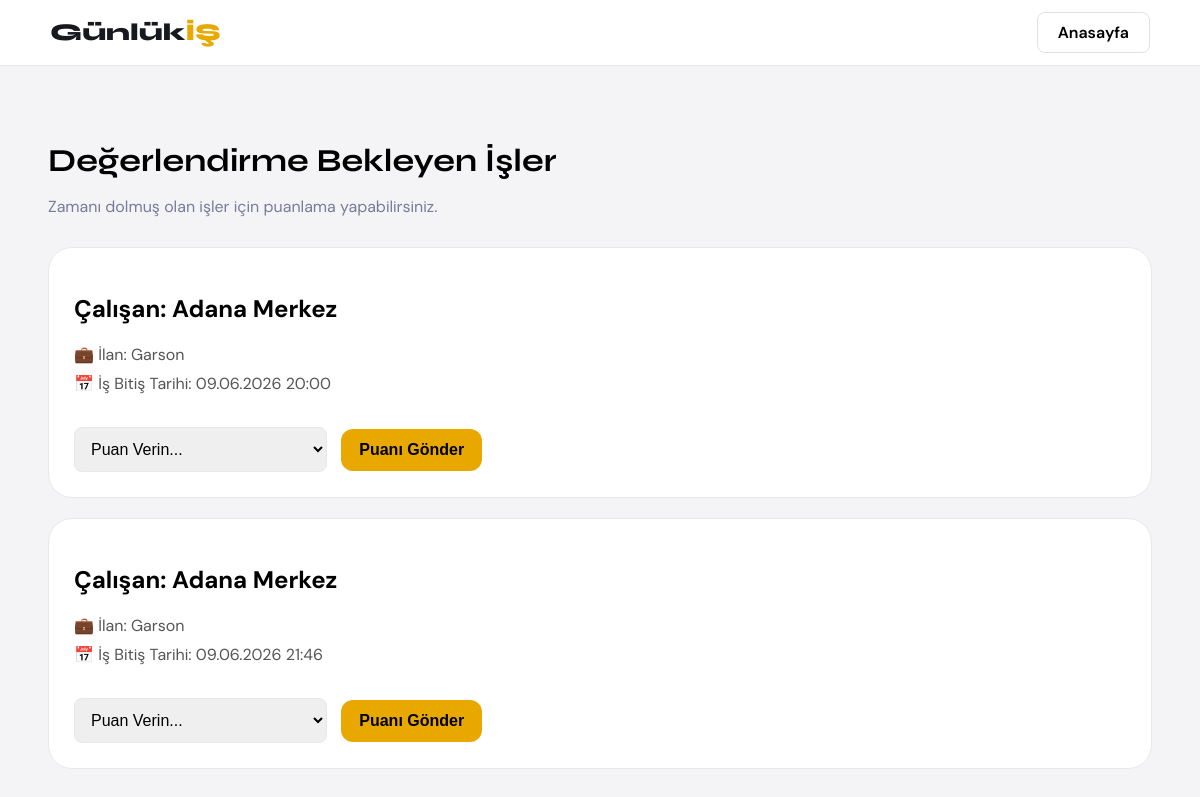
/puanla/ (signed in), run on an earlier commit of the app's database.
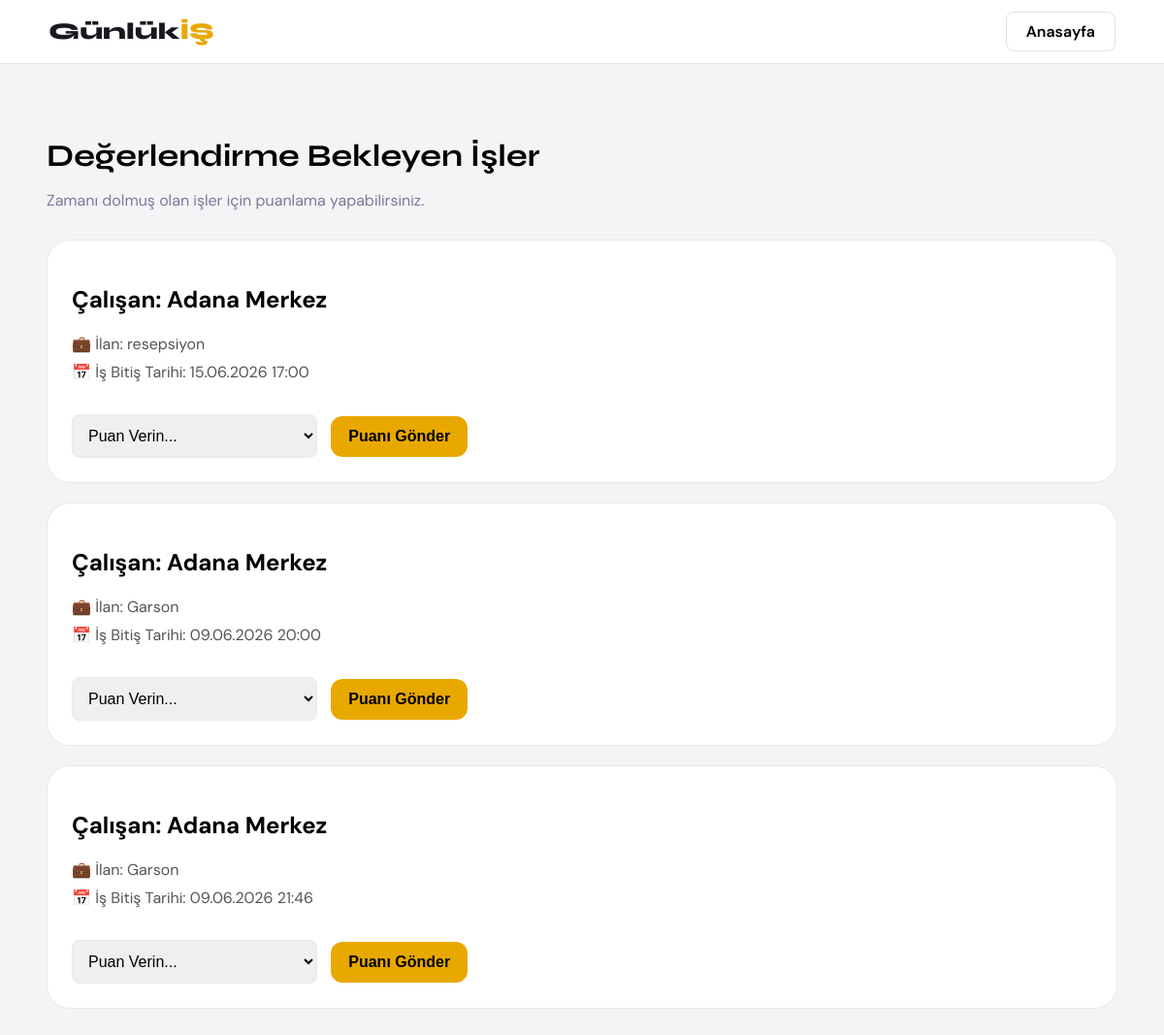
And on a later commit of the database.
### main/models.py (models this page shows, shortened)
class Basvuru(models.Model):
    kullanici = models.ForeignKey(
        Kullanici,
        on_delete=models.CASCADE
    )
    ilan = models.ForeignKey(
        Ilan,
        on_delete=models.CASCADE
    )
    basvuru_tarihi = models.DateTimeField(
        auto_now_add=True
    )
    durum = models.CharField(
        max_length=30,
        default='Beklemede'
    )
    isletme_puanladi = models.BooleanField(default=False)
    calisan_puanladi = models.BooleanField(default=False)

class Kullanici(models.Model):
    HESAP_TURU = (
        ('calisan', 'Çalışan'),
        ('isletme', 'İşletme'),
    )
    ad = models.CharField(max_length=100)
    soyad = models.CharField(max_length=100)
    dogum_tarihi = models.DateField()
    email = models.EmailField(unique=True)
    sifre = models.CharField(max_length=100)
    telefon = models.CharField(max_length=20)
    hesap_turu = models.CharField(
        max_length=20,
        choices=HESAP_TURU
    )

class Ilan(models.Model):
    isletme = models.ForeignKey(
    Isletme,
    on_delete=models.CASCADE,
    null=True
)
    isletme_adi = models.CharField(max_length=200)
    isletme_tipi = models.CharField(max_length=100)
    pozisyon = models.CharField(max_length=150)
    is_tanimi = models.TextField()
    konum = models.CharField(max_length=150)
    yas_araligi = models.CharField(max_length=100)
    deneyim = models.CharField(max_length=150)
    cinsiyet = models.CharField(max_length=50)
    yemek = models.CharField(max_length=20)
    ulasim = models.CharField(max_length=20)
    sigorta = models.CharField(max_length=20)
    kisi_sayisi = models.IntegerField()
    baslangic_tarihi = models.DateTimeField()
    bitis_tarihi = models.DateTimeField()
    ucret = models.IntegerField()
    aktif_mi = models.BooleanField(default=True)

### main/views.py (the view, shortened to what this page needs)
# urls.py: path('puanla/', views.puanla_sayfasi, name='puanla_sayfasi'),
def puanla_sayfasi(request):
    kullanici_id = request.session.get('kullanici_id')
    if not kullanici_id:
        return redirect('/giris/')
    kullanici = Kullanici.objects.get(id=kullanici_id)
    simdi = timezone.now()
    if kullanici.hesap_turu == 'isletme':
        bekleyen_puanlamalar = Basvuru.objects.filter(
            ilan__isletme__kullanici=kullanici,
            durum='Onaylandı',
            ilan__bitis_tarihi__lt=simdi,
            isletme_puanladi=False
        ).order_by('-id')
    return render(request, 'puanla.html', {
        'bekleyen_puanlamalar': bekleyen_puanlamalar,
        'kullanici': kullanici
    })

### main/templates/puanla.html (shortened to what this page needs)
<!DOCTYPE html>
<html lang="tr">
<head>
</head>
<body>
<nav>
    <a href="/" class="logo">Günlük<span>İŞ</span></a>
    <div class="nav-btns">
        <a href="/">Anasayfa</a>
    </div>
</nav>
<h1>Değerlendirme Bekleyen İşler</h1>
<p style="color:#7a7a9a; margin-bottom:30px;">Zamanı dolmuş olan işler için puanlama yapabilirsiniz.</p>
{% for basvuru in bekleyen_puanlamalar %}
<div class="card">
    {% if kullanici.hesap_turu == 'isletme' %}
        <h2>Çalışan: {{ basvuru.kullanici.ad }} {{ basvuru.kullanici.soyad }}</h2>
        <div class="info">💼 İlan: {{ basvuru.ilan.pozisyon }}</div>
    {% else %}
        <h2>İşletme: {{ basvuru.ilan.isletme_adi }}</h2>
        <div class="info">💼 Çalıştığınız Pozisyon: {{ basvuru.ilan.pozisyon }}</div>
    {% endif %}
    <div class="info">📅 İş Bitiş Tarihi: {{ basvuru.ilan.bitis_tarihi|date:"d.m.Y H:i" }}</div>
    <form action="/puan-ver/{{ basvuru.id }}/" method="POST" style="margin-top: 20px;">
        <select name="puan" class="puan-select" required>
            <option value="" disabled selected>Puan Verin...</option>
        </select>
        <button type="submit" class="btn">Puanı Gönder</button>
    </form>
</div>
{% empty %}
<div class="card">
    <p>Şu anda tamamlanmış ve puanlama bekleyen bir işiniz bulunmuyor.</p>
</div>
{% endfor %}
</body>
</html>

What changed in the data, as far as the page shows it:
added Basvuru: kullanici.ad "Adana", kullanici.soyad "Merkez", ilan.pozisyon "resepsiyon", ilan.bitis_tarihi "15.06.2026 17:00"
